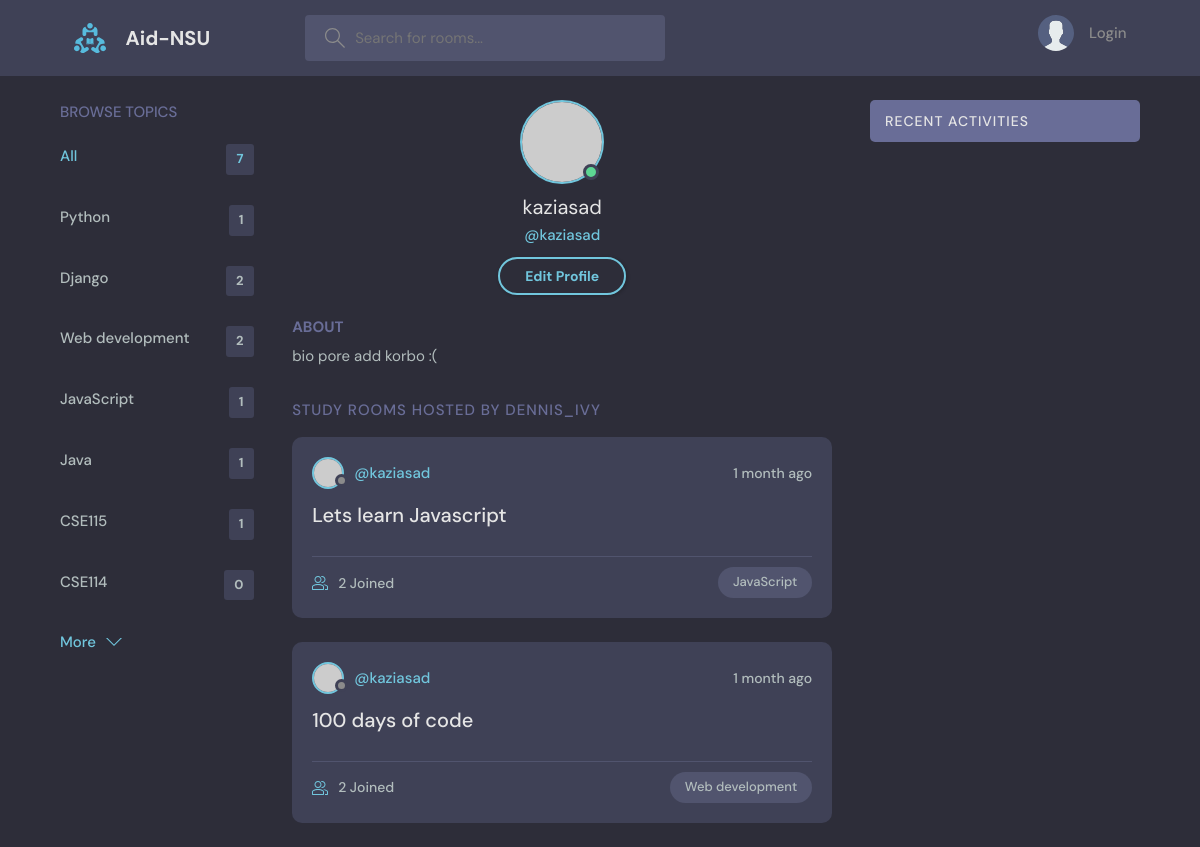
The app's page /profile/2/ with its own data.
### base/models.py (models this page shows, shortened)
class Topic(models.Model):
    name = models.CharField(max_length=200)

class Room(models.Model):
    host = models.ForeignKey(User, on_delete=models.SET_NULL,null=True)
    topic = models.ForeignKey(Topic, on_delete=models.SET_NULL,null=True)
    name = models.CharField(max_length=200)
    description = models.TextField(null=True, blank=True)
    participants = models.ManyToManyField(User, related_name = 'participants', blank=True)
    updated = models.DateTimeField(auto_now=True)
    created = models.DateTimeField(auto_now_add=True)
    class Meta:
        ordering = ['-updated' , '-created']

### base/views.py (the view)
# urls.py: path('profile/<str:pk>/',views.userProfile, name="user-profile"),
def userProfile(request, pk):
    user = User.objects.get(id=pk)
    rooms = user.room_set.all()
    room_messages = user.message_set.all()
    topics = Topic.objects.all()
    context = {'user': user, 'rooms': rooms,
               'room_messages': room_messages, 'topics': topics}
    return render(request, 'base/profile.html', context)

### base/templates/base/profile.html
{% extends 'main.html' %}
{% block content %}
  <main class="profile-page layout layout--3">
    <div class="container">
      {% include 'base/topics_component.html' %}
      <div class="roomList">
        <div class="profile">
          <div class="profile__avatar">
            <div class="avatar avatar--large active">
              <img src="https://randomuser.me/api/portraits/men/11.jpg" />
            </div>
          </div>
          <div class="profile__info">
            <h3>{{user.username}}</h3>
            <p>@{{user.username}}</p>
            <a href="edit-user.html" class="btn btn--main btn--pill">Edit Profile</a>
          </div>
          <div class="profile__about">
            <h3>About</h3>
            <p>
              bio pore add korbo :(
            </p>
          </div>
        </div>
        <div class="roomList__header">
          <div>
            <h2>Study Rooms Hosted by dennis_ivy</a>
            </h2>
          </div>
        </div>
        {% include 'base/feed_component.html' %}
      </div>
      {% include 'base/activity_component.html' %}
    </div>
  </main>
{% endblock content %}

### base/templates/base/topics_component.html
<div class="topics">
    <div class="topics__header">
      <h2>Browse Topics</h2>
    </div>
    <ul class="topics__list">
      <li>
        <a href="{% url 'home'%}" class="active">All <span>{{topics.count}}</span></a>
      </li>
      {% for topic in topics %}
      <li>
        <a href=""{% url 'home' %}?q={{topic.name}}">{{topic.name}}<span>{{topic.room_set.all.count}}</span></a>
      </li>
      {% endfor %}
    </ul>
    <a class="btn btn--link" href="topics.html">
      More
      <svg version="1.1" xmlns="http://www.w3.org/2000/svg" width="32" height="32" viewBox="0 0 32 32">
        <title>chevron-down</title>
        <path d="M16 21l-13-13h-3l16 16 16-16h-3l-13 13z"></path>
      </svg>
    </a>
  </div>

### base/templates/base/feed_component.html (shortened to what this page needs)
{% for room in rooms %}
<div class="roomListRoom">
        <div class="roomListRoom__header">
          <a href="{% url 'user-profile' room.host.id %}" class="roomListRoom__author">
            <div class="avatar avatar--small">
              <img src="https://randomuser.me/api/portraits/women/11.jpg" />
            </div>
            <span>@{{room.host.username}}</span>
          </a>
          <div class="roomListRoom__actions">
            <span>{{room.created|timesince}} ago</span>
          </div>
        </div>
        <div class="roomListRoom__content">
          <a href="{% url 'room' room.id %}">{{room.name}}</a>
        </div>
        <div class="roomListRoom__meta">
          <a href="{% url 'room' room.id %}" class="roomListRoom__joined">
            {{room.participants.all.count}} Joined
          </a>
          <p class="roomListRoom__topic">{{room.topic.name}}</p>
        </div>
</div>
{% endfor %}

### records on screen
Topic: name "Python", room_set.all.count "1"
Topic: name "Django", room_set.all.count "2"
Topic: name "Web development", room_set.all.count "2"
Topic: name "JavaScript", room_set.all.count "1"
Topic: name "Java", room_set.all.count "1"
Topic: name "CSE115", room_set.all.count "1"
Topic: name "CSE114", room_set.all.count "0"
Room: host.username "kaziasad", created "1 month", name "Lets learn Javascript", participants.all.count "2", topic.name "JavaScript"
Room: host.username "kaziasad", created "1 month", name "100 days of code", participants.all.count "2", topic.name "Web development"

### other values on screen
{{ topics.count }} "7"
{{ user.username }} "kaziasad"
